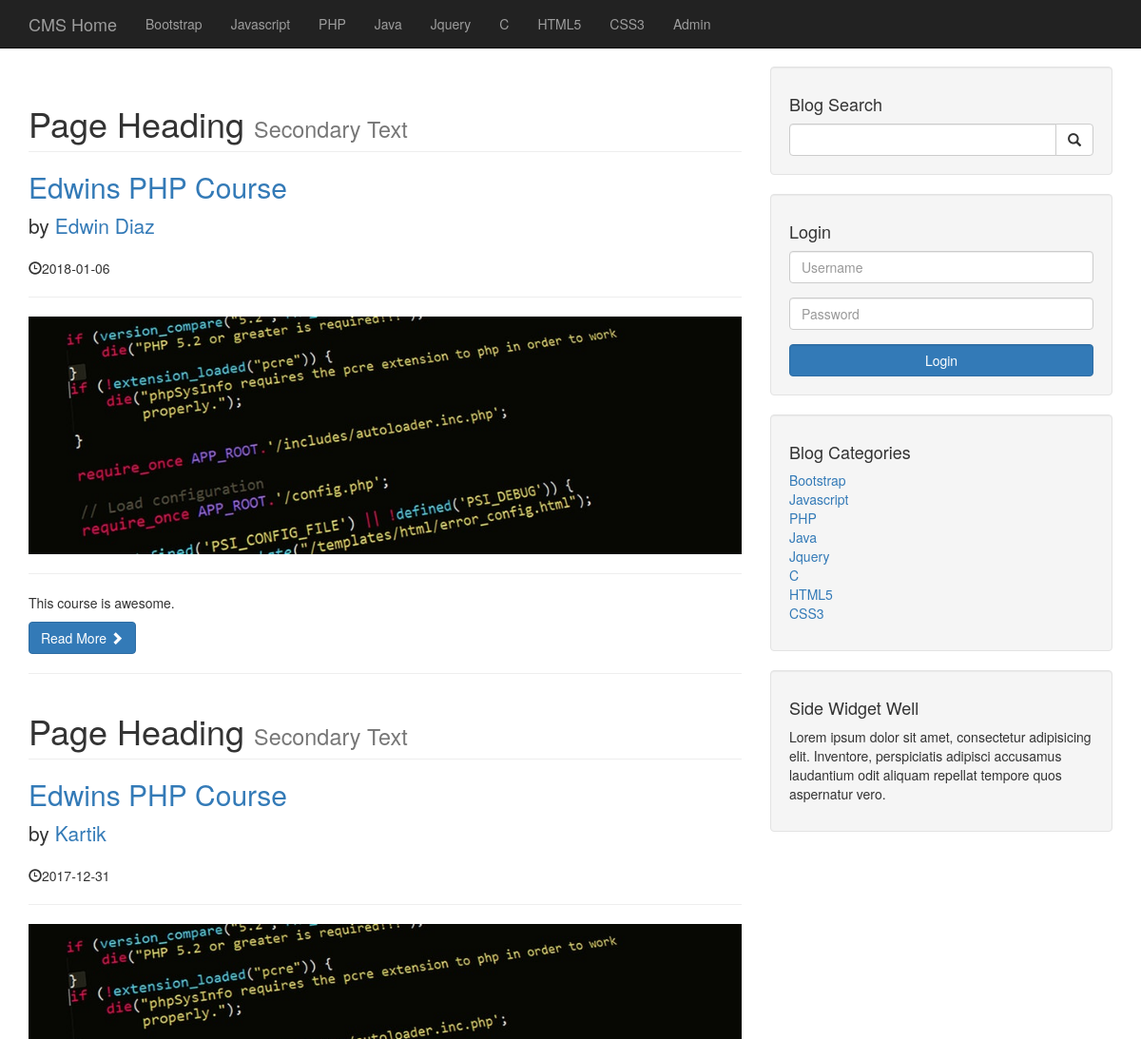
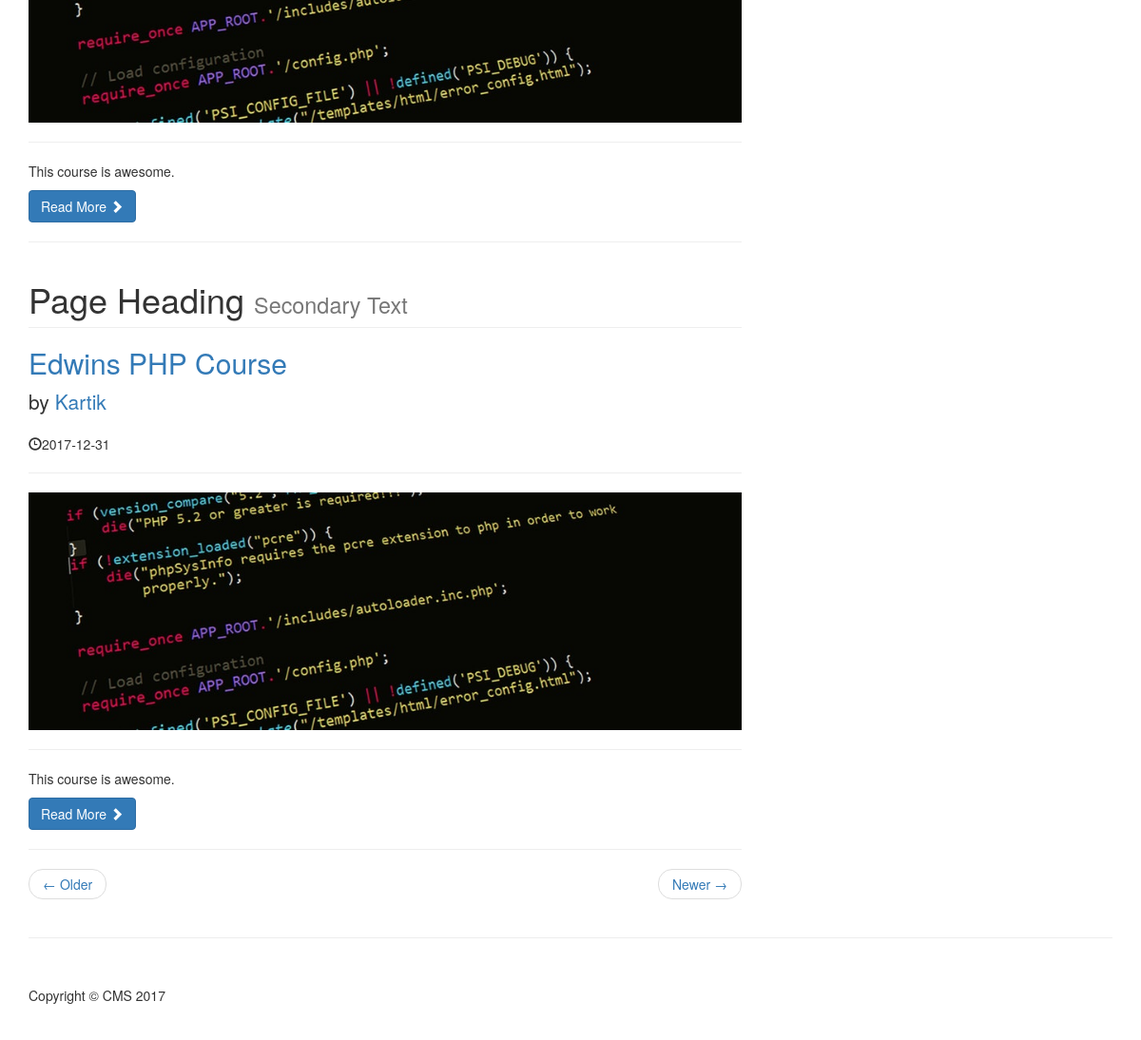
/nav_section.php?cat_title=PHP, run on an earlier commit of the app's database (2 pictures, top to bottom).
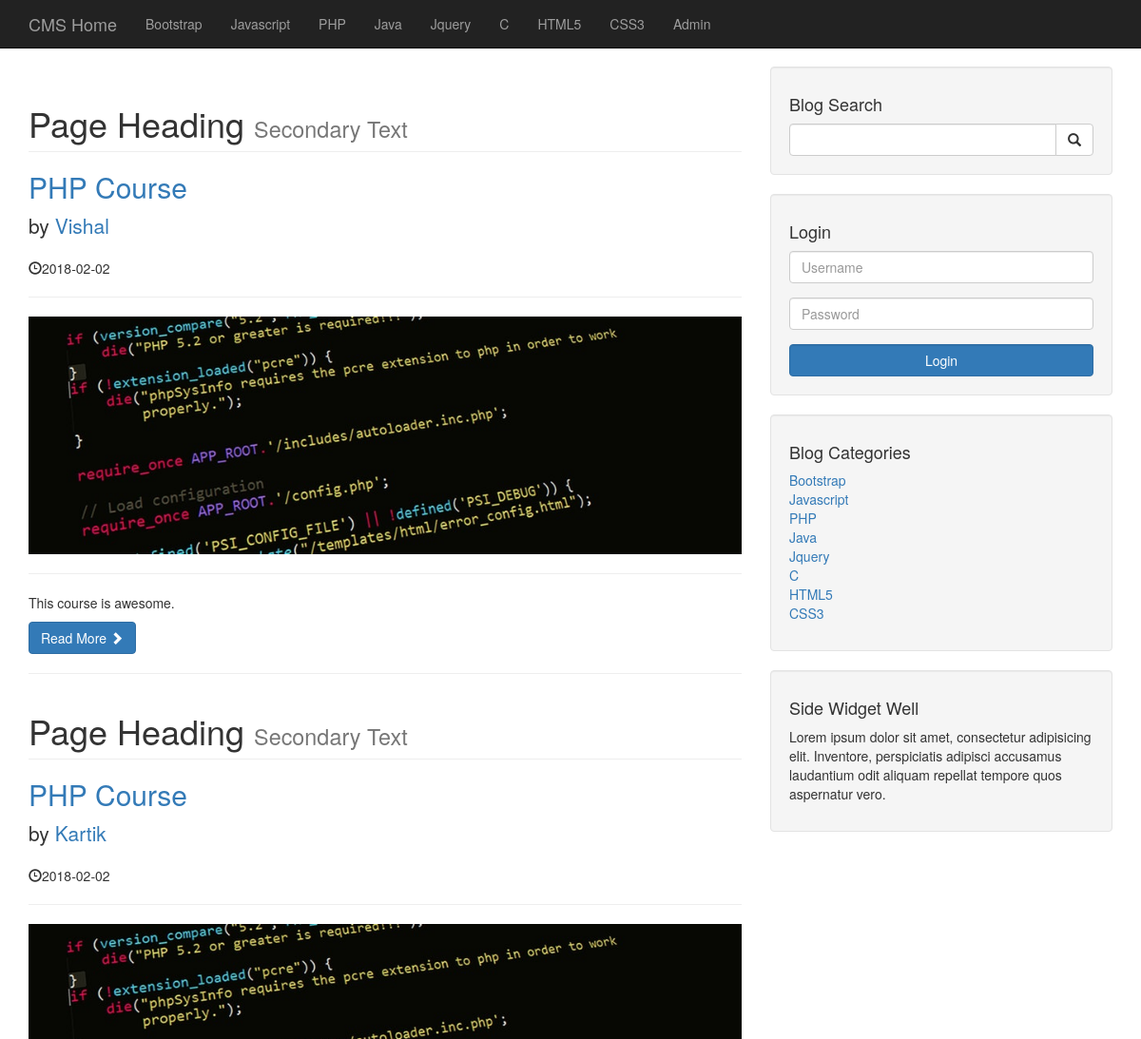
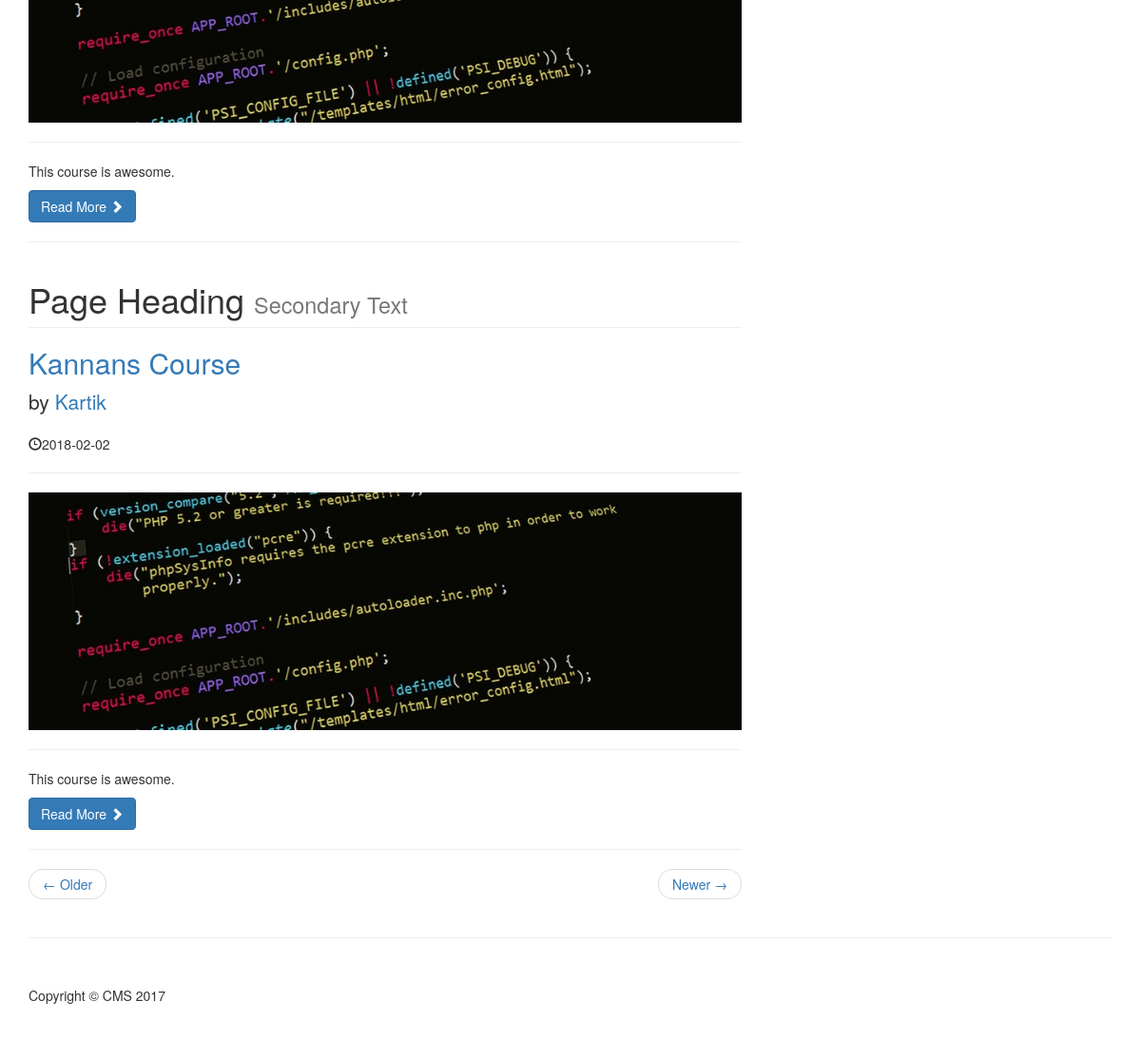
And on a later commit of the database (2 pictures, top to bottom).
### tables this page shows
CREATE TABLE `categories` (
  `cat_id` int(3) NOT NULL,
  `cat_title` varchar(255) NOT NULL
);

CREATE TABLE `posts` (
  `post_id` int(3) NOT NULL,
  `post_category_title` varchar(255) NOT NULL,
  `post_title` varchar(255) NOT NULL,
  `post_author` varchar(255) NOT NULL,
  `post_date` date NOT NULL,
  `post_image` text NOT NULL,
  `post_content` text NOT NULL,
  `post_tags` varchar(255) NOT NULL,
  `post_comment_count` int(15) NOT NULL,
  `post_status` varchar(255) NOT NULL DEFAULT 'draft'
);

### nav_section.php (the view, shortened to what this page needs)
<?php include "includes/db.php" ?>
<!DOCTYPE html>
<html lang="en">
<?php include "includes/header.php" ?>
<body>
    <?php include "includes/navigation.php" ?>
    <div class="container">
        <div class="row">
            <div class="col-md-8">
<?php
    if(isset($_GET['cat_title'])) {
        $cat_title = $_GET['cat_title'];
        $query = "SELECT * FROM posts WHERE post_category_title = '$cat_title' AND post_status = 'published'";
        $result_fetched = mysqli_query($connection, $query);
        if($result_fetched) {
            $count = mysqli_num_rows($result_fetched);
            if($count == 0) {
                 echo "<h2>No Post Found</h2>";
            }else {
                while($row = mysqli_fetch_assoc($result_fetched)) {
                    $post_id = $row['post_id'];
                    $post_title= $row['post_title'];
                    $post_author= $row['post_author'];
                    $post_date= $row['post_date'];
                    $post_image= $row['post_image'];
                    $post_content= $row['post_content'];
?>
                <h1 class="page-header">
                    Page Heading
                    <small>Secondary Text</small>
                </h1>
                <h2>
                    <a href="#"><?php echo $post_title; ?></a>
                </h2>
                <p class="lead">
                    by <a href="index.php"><?php echo $post_author; ?></a>
                </p>
                <p><span class="glyphicon glyphicon-time"></span><?php echo $post_date; ?></p>
                <hr>
                <img class="img-responsive" src="images/<?php echo $post_image;?>" alt="image is not loading">
                <hr>
                <p><?php echo $post_content; ?></p>
                <a class="btn btn-primary" href="post.php?post_id=<?php echo $post_id ?>">Read More <span class="glyphicon glyphicon-chevron-right"></span></a>
                <hr>
                <?php
                }
            }
        }
    }
                ?>
                <ul class="pager">
                    <li class="previous">
                        <a href="#">&larr; Older</a>
                    </li>
                    <li class="next">
                        <a href="#">Newer &rarr;</a>
                    </li>
                </ul>
            </div>
           <?php include "includes/sidebar.php" ?>
        </div>
        <hr>
       <?php include "includes/footer.php" ?>
    </div>
</body>
</html>

### includes/header.php (shortened to what this page needs)
<head>
    <link href="css/bootstrap.min.css" rel="stylesheet">
    <link href="css/blog-home.css" rel="stylesheet">
</head>

### includes/navigation.php (shortened to what this page needs)
   <nav class="navbar navbar-inverse navbar-fixed-top" role="navigation">
    <div class="container">
        <div class="navbar-header">
            <a class="navbar-brand" href="index.php">CMS Home</a>
        </div>
        <div class="collapse navbar-collapse" id="bs-example-navbar-collapse-1">
            <ul class="nav navbar-nav">
<?php
    $query = "SELECT * FROM categories";
    $result_fetched = mysqli_query($connection, $query);
    while($row = mysqli_fetch_assoc($result_fetched)) {
        $cat_title = $row['cat_title'];
        echo "<li><a href='nav_section.php?cat_title=$cat_title'>{$cat_title}</a></li>";
    }
?>
                <li>
                    <a href="admin/admin_index.php">Admin</a>
                </li>
            </ul>
        </div>
    </div>
</nav>

### includes/sidebar.php
<div class="col-md-4">
                <div class="well">
                    <h4>Blog Search</h4>
                    <form action="search.php" method="post">
                        <div class="input-group">
                            <input type="text" class="form-control" name="search" required>
                            <span class="input-group-btn">
                                <button class="btn btn-default" type="submit" name="submit">
                                    <span class="glyphicon glyphicon-search"></span>
                            </button>
                            </span>
                        </div>
                    </form>
                </div>
                <div class="well">
                    <h4>Login</h4>
                    <form action="includes/login.php" method="post">
                        <div class="form-group">
                            <input type="text" class="form-control" name="username" placeholder="Username" required>
                        </div>
                        <div class="form-group">
                            <input type="password" class="form-control" name="password" placeholder="Password" required>
                        </div>
                        <button class="form-control btn btn-primary" name="login">Login</button>
                    </form>
                </div>
                <div class="well">
                    <h4>Blog Categories</h4>
                    <div class="row">
                        <div class="col-lg-12">
                            <ul class="list-unstyled">
<?php
    $query = "SELECT * FROM categories";
    $result_fetched = mysqli_query($connection, $query);
    while($row = mysqli_fetch_assoc($result_fetched)) {
        $cat_title= $row['cat_title'];
        echo "<li><a href='nav_section.php?cat_title=$cat_title'>{$cat_title}</a></li>";
    }
?>
                            </ul>
                        </div>
                    </div>
                </div>
                <div class="well">
                    <h4>Side Widget Well</h4>
                    <p>Lorem ipsum dolor sit amet, consectetur adipisicing elit. Inventore, perspiciatis adipisci accusamus laudantium odit aliquam repellat tempore quos aspernatur vero.</p>
                </div>
            </div>

### includes/footer.php
<footer>
    <div class="row">
        <div class="col-lg-12">
            <p>Copyright &copy; CMS 2017</p>
        </div>
    </div>
</footer>

### css/blog-home.css (style rules this page uses)
body { padding-top: 70px; }
footer { margin: 50px 0; }

What changed in the data, as far as the page shows it:
changed posts: post_title "Edwins PHP Course" → "PHP Course"; post_author "Edwin Diaz" → "Vishal"; post_date "2018-01-06" → "2018-02-02"
changed posts (number 2 of 3 on the later page): post_title "Edwins PHP Course" → "PHP Course"; post_date "2017-12-31" → "2018-02-02"
changed posts: post_title "Edwins PHP Course" → "Kannans Course"; post_date "2017-12-31" → "2018-02-02"
